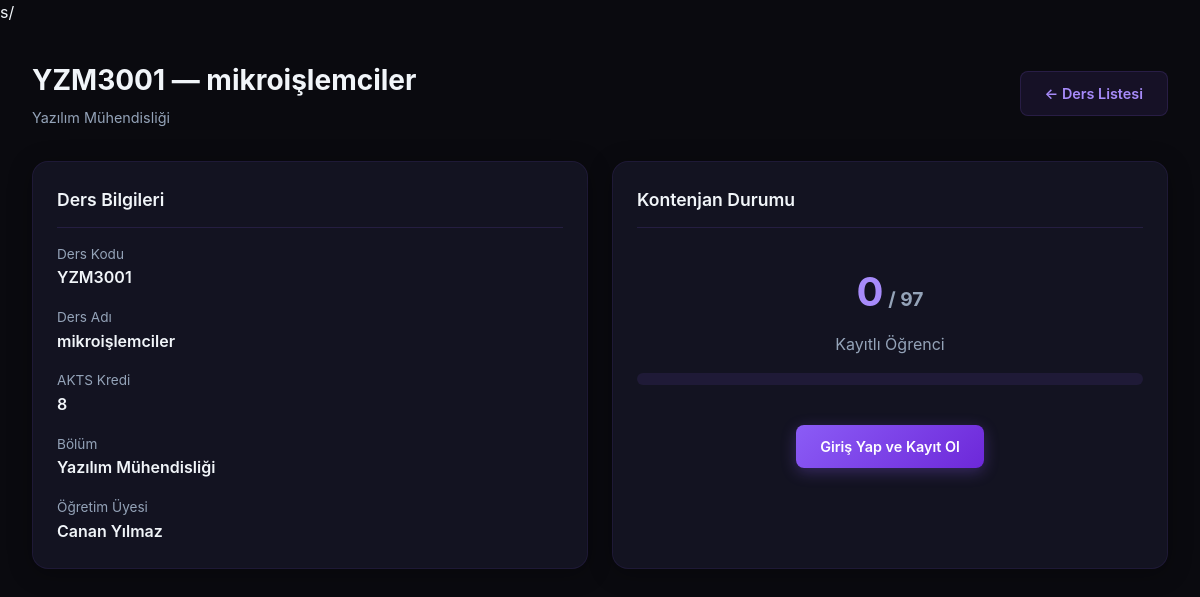
Screenshot of /course/YZM3001/ with the database file from the repository.
### core/models.py (models this page shows, shortened)
class Course(models.Model):
    code = models.CharField(max_length=10)
    title = models.CharField(max_length=100)
    capacity = models.IntegerField()
    instructor = models.ForeignKey(Teacher, on_delete=models.CASCADE)
    ects_credit = models.IntegerField(default=5)
    is_active = models.BooleanField(default=True)
    department = models.ForeignKey(Department, on_delete=models.SET_NULL, null=True, blank=True)
    @property
    def is_full(self):
        count = getattr(self, 'enrolled_count', None)
        if count is None:
            count = self.enrollment_set.count()
        return count >= self.capacity

class Department(models.Model):
    name = models.CharField(max_length=100)
    building = models.CharField(max_length=100, null=True, blank=True)

class Teacher(models.Model):
    user = models.OneToOneField(User, on_delete=models.CASCADE)
    staff_no = models.CharField(max_length=20)
    office_hour = models.CharField(max_length=100, null=True, blank=True)
    assigned_departments = models.ManyToManyField(Department, blank=True)

class User(AbstractUser):
    ROLE_CHOICES = (('admin', 'Admin'), ('teacher', 'Teacher'), ('student', 'Student'))
    role = models.CharField(max_length=10, choices=ROLE_CHOICES, default='admin')

### core/views.py (the view)
# urls.py: path('course/<str:course_code>/', views.course_detail, name='course_detail'),
def course_detail(request, course_code):
    course = get_object_or_404(Course.objects.annotate(enrolled_count=Count('enrollment')), code=course_code)
    is_enrolled = False
    if request.user.is_authenticated:
        try:
            student = Student.objects.get(user=request.user)
            is_enrolled = Enrollment.objects.filter(course=course, student=student).exists()
        except Student.DoesNotExist:
            is_enrolled = False
    return render(request, 'core/courses/course_detail.html', {
        'course': course,
        'enrolled_count': course.enrolled_count,
        'is_enrolled': is_enrolled,
    })

### core/templates/core/courses/course_detail.html (shortened to what this page needs)
s/{% extends 'base.html' %}
{% load static %}
{% block content %}
<div class="main-content">
    <div class="page-header">
        <div>
            <h1>{{ course.code }} — {{ course.title }}</h1>
            <p>{{ course.department.name }}</p>
        </div>
        <a href="{% url 'course_list' %}" class="btn btn-secondary">← Ders Listesi</a>
    </div>
    <div class="grid grid-2">
        <div class="card">
            <div class="card-header"><h3 class="card-title">Ders Bilgileri</h3></div>
            <div style="display: flex; flex-direction: column; gap: 1rem;">
                <div><span style="color: var(--text-secondary); font-size: 0.85rem;">Ders Kodu</span><p style="font-weight: 600;">{{ course.code }}</p></div>
                <div><span style="color: var(--text-secondary); font-size: 0.85rem;">Ders Adı</span><p style="font-weight: 600;">{{ course.title }}</p></div>
                <div><span style="color: var(--text-secondary); font-size: 0.85rem;">AKTS Kredi</span><p style="font-weight: 600;">{{ course.ects_credit }}</p></div>
                <div><span style="color: var(--text-secondary); font-size: 0.85rem;">Bölüm</span><p style="font-weight: 600;">{{ course.department.name }}</p></div>
                <div><span style="color: var(--text-secondary); font-size: 0.85rem;">Öğretim Üyesi</span><p style="font-weight: 600;">{{ course.instructor.user.first_name|default:"—" }} {{ course.instructor.user.last_name|default:"" }}</p></div>
            </div>
        </div>
        <div class="card">
            <div class="card-header"><h3 class="card-title">Kontenjan Durumu</h3></div>
            <div style="text-align: center; padding: 1rem 0;">
                <div style="font-size: 2.5rem; font-weight: 700; color: var(--accent-secondary);">{{ enrolled_count }}<span style="font-size: 1.2rem; color: var(--text-secondary);"> / {{ course.capacity }}</span></div>
                <p style="color: var(--text-secondary); margin: 0.5rem 0 1rem;">Kayıtlı Öğrenci</p>
                <div class="progress-bar" style="height: 12px;">
                    {% widthratio enrolled_count course.capacity 100 as width_pct %}
                </div>
            </div>
            {% if user.is_authenticated and user.role == 'student' %}
            <div style="margin-top: 1.5rem; text-align: center;">
                {% if is_enrolled %}
                    <span class="badge badge-success" style="font-size: 0.9rem; padding: 8px 20px;">Bu derse kayıtlısınız</span>
                {% elif course.enrolled_count >= course.capacity %}
                    <span class="badge badge-danger" style="font-size: 0.9rem; padding: 8px 20px;">Kontenjan Dolu</span>
                {% else %}
                    <a href="{% url 'enroll_course' course.code %}" class="btn btn-primary">Derse Kayıt Ol</a>
                {% endif %}
            </div>
            {% elif not user.is_authenticated %}
            <div style="margin-top: 1.5rem; text-align: center;">
                <a href="{% url 'login' %}?next={% url 'course_detail' course.code %}" class="btn btn-primary">Giriş Yap ve Kayıt Ol</a>
            </div>
            {% endif %}
        </div>
    </div>
</div>
{% endblock %}s

### static/css/style.css (style rules this page uses)
:root { --bg-primary: #0a0a0f; --bg-secondary: #12121a; --bg-card: #1a1a2e; --accent-primary: #8b5cf6; --accent-secondary: #a78bfa; --text-primary: #f1f5f9; --text-secondary: #94a3b8; --text-muted: #64748b; --border-subtle: rgba(139, 92, 246, 0.15); --border-card: rgba(139, 92, 246, 0.1); --success: #22c55e; --warning: #f59e0b; --danger: #ef4444; --info: #3b82f6; --radius-md: 12px; --radius-lg: 16px; --shadow-card: 0 4px 24px rgba(0, 0, 0, 0.3); --transition: all 0.3s ease; }
*, *::before, *::after { box-sizing: border-box; margin: 0; padding: 0; }
html { scroll-behavior: smooth; overflow-x: hidden; }
body { font-family: -apple-system, BlinkMacSystemFont, 'Segoe UI', sans-serif; background-color: var(--bg-primary); color: var(--text-primary); line-height: 1.6; min-height: 100vh; overflow-x: hidden; max-width: 100vw; }
a { color: var(--accent-secondary); text-decoration: none; transition: var(--transition); }
.main-content { position: relative; z-index: 1; max-width: 1280px; margin: 0 auto; padding: 2rem; min-height: calc(100vh - 64px - 60px); }
.card { background: rgba(26, 26, 46, 0.6); border: 1px solid var(--border-card); border-radius: var(--radius-lg); padding: 1.5rem; transition: var(--transition); box-shadow: var(--shadow-card); }
.card-header { display: flex; align-items: center; justify-content: space-between; margin-bottom: 1rem; padding-bottom: 0.75rem; border-bottom: 1px solid var(--border-subtle); }
.card-title { font-size: 1.1rem; font-weight: 600; }
.grid { display: grid; gap: 1.5rem; }
.grid-2 { grid-template-columns: repeat(2, 1fr); }
.btn { display: inline-flex; align-items: center; justify-content: center; gap: 8px; padding: 10px 24px; border-radius: 8px; font-size: 0.9rem; font-weight: 600; cursor: pointer; border: none; transition: var(--transition); text-decoration: none; font-family: 'Inter', sans-serif; }
.btn-primary { background: linear-gradient(135deg, #8b5cf6, #6d28d9); color: white; box-shadow: 0 4px 15px rgba(139, 92, 246, 0.3); }
.btn-secondary { background: rgba(139, 92, 246, 0.1); color: var(--accent-secondary); border: 1px solid var(--border-subtle); }
.progress-bar { height: 8px; background: rgba(139, 92, 246, 0.1); border-radius: 10px; overflow: hidden; }
.page-header { display: flex; align-items: center; justify-content: space-between; margin-bottom: 2rem; flex-wrap: wrap; gap: 1rem; }
.page-header h1 { font-size: 1.75rem; font-weight: 700; }
.page-header p { color: var(--text-secondary); font-size: 0.9rem; margin-top: 4px; }

### rows the page displays
Course: code "YZM3001", title "mikroişlemciler", department.name "Yazılım Mühendisliği", ects_credit "8", instructor.user.first_name "Canan", instructor.user.last_name "Yılmaz", capacity "97"

### other values shown
{{ enrolled_count }} "0"
